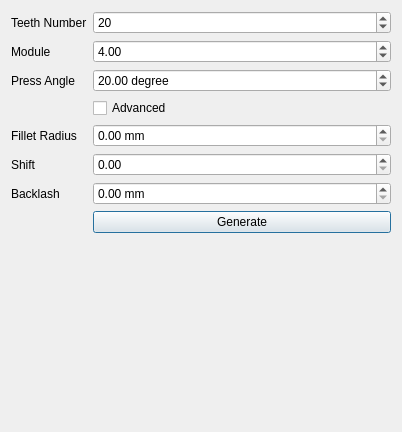
<?xml version="1.0" encoding="UTF-8"?>
<ui version="4.0">
 <class>Form</class>
 <widget class="QWidget" name="Form">
  <property name="geometry">
   <rect>
    <x>0</x>
    <y>0</y>
    <width>402</width>
    <height>432</height>
   </rect>
  </property>
  <property name="windowTitle">
   <string>Generate A Gear!!</string>
  </property>
  <property name="locale">
   <locale language="English" country="UnitedStates"/>
  </property>
  <layout class="QFormLayout" name="formLayout">
   <item row="0" column="0">
    <widget class="QLabel" name="teethNumberLabel">
     <property name="text">
      <string>Teeth Number</string>
     </property>
     <property name="buddy">
      <cstring>teethNumberSpinBox</cstring>
     </property>
    </widget>
   </item>
   <item row="0" column="1">
    <widget class="QSpinBox" name="teethNumberSpinBox">
     <property name="value">
      <number>20</number>
     </property>
    </widget>
   </item>
   <item row="2" column="1">
    <widget class="QDoubleSpinBox" name="moduleDoubleSpinBox">
     <property name="singleStep">
      <double>0.010000000000000</double>
     </property>
     <property name="value">
      <double>4.000000000000000</double>
     </property>
    </widget>
   </item>
   <item row="4" column="1">
    <widget class="QDoubleSpinBox" name="pressAngleDoubleSpinBox">
     <property name="inputMethodHints">
      <set>Qt::ImhFormattedNumbersOnly</set>
     </property>
     <property name="suffix">
      <string> degree</string>
     </property>
     <property name="value">
      <double>20.000000000000000</double>
     </property>
    </widget>
   </item>
   <item row="8" column="1">
    <widget class="QDoubleSpinBox" name="filletRadiusDoubleSpinBox">
     <property name="suffix">
      <string> mm</string>
     </property>
     <property name="singleStep">
      <double>0.010000000000000</double>
     </property>
    </widget>
   </item>
   <item row="11" column="0">
    <widget class="QLabel" name="shiftLabel">
     <property name="text">
      <string>Shift</string>
     </property>
     <property name="buddy">
      <cstring>shiftDoubleSpinBox</cstring>
     </property>
    </widget>
   </item>
   <item row="11" column="1">
    <widget class="QDoubleSpinBox" name="shiftDoubleSpinBox">
     <property name="suffix">
      <string/>
     </property>
     <property name="singleStep">
      <double>0.010000000000000</double>
     </property>
    </widget>
   </item>
   <item row="14" column="1">
    <widget class="QDoubleSpinBox" name="backlashDoubleSpinBox">
     <property name="suffix">
      <string> mm</string>
     </property>
     <property name="singleStep">
      <double>0.010000000000000</double>
     </property>
    </widget>
   </item>
   <item row="16" column="1">
    <widget class="QPushButton" name="generateButton">
     <property name="text">
      <string>Generate</string>
     </property>
     <property name="autoDefault">
      <bool>true</bool>
     </property>
     <property name="default">
      <bool>true</bool>
     </property>
    </widget>
   </item>
   <item row="2" column="0">
    <widget class="QLabel" name="moduleLabel">
     <property name="text">
      <string>Module</string>
     </property>
     <property name="buddy">
      <cstring>moduleDoubleSpinBox</cstring>
     </property>
    </widget>
   </item>
   <item row="4" column="0">
    <widget class="QLabel" name="pressAngleLabel">
     <property name="text">
      <string>Press Angle</string>
     </property>
     <property name="buddy">
      <cstring>pressAngleDoubleSpinBox</cstring>
     </property>
    </widget>
   </item>
   <item row="14" column="0">
    <widget class="QLabel" name="backlashLabel">
     <property name="text">
      <string>Backlash</string>
     </property>
     <property name="buddy">
      <cstring>backlashDoubleSpinBox</cstring>
     </property>
    </widget>
   </item>
   <item row="8" column="0">
    <widget class="QLabel" name="filletRadiusLabel">
     <property name="text">
      <string>Fillet Radius</string>
     </property>
     <property name="buddy">
      <cstring>filletRadiusDoubleSpinBox</cstring>
     </property>
    </widget>
   </item>
   <item row="7" column="1">
    <widget class="QCheckBox" name="advancedCheckBox">
     <property name="text">
      <string>Advanced</string>
     </property>
    </widget>
   </item>
  </layout>
 </widget>
 <resources/>
 <connections/>
</ui>
